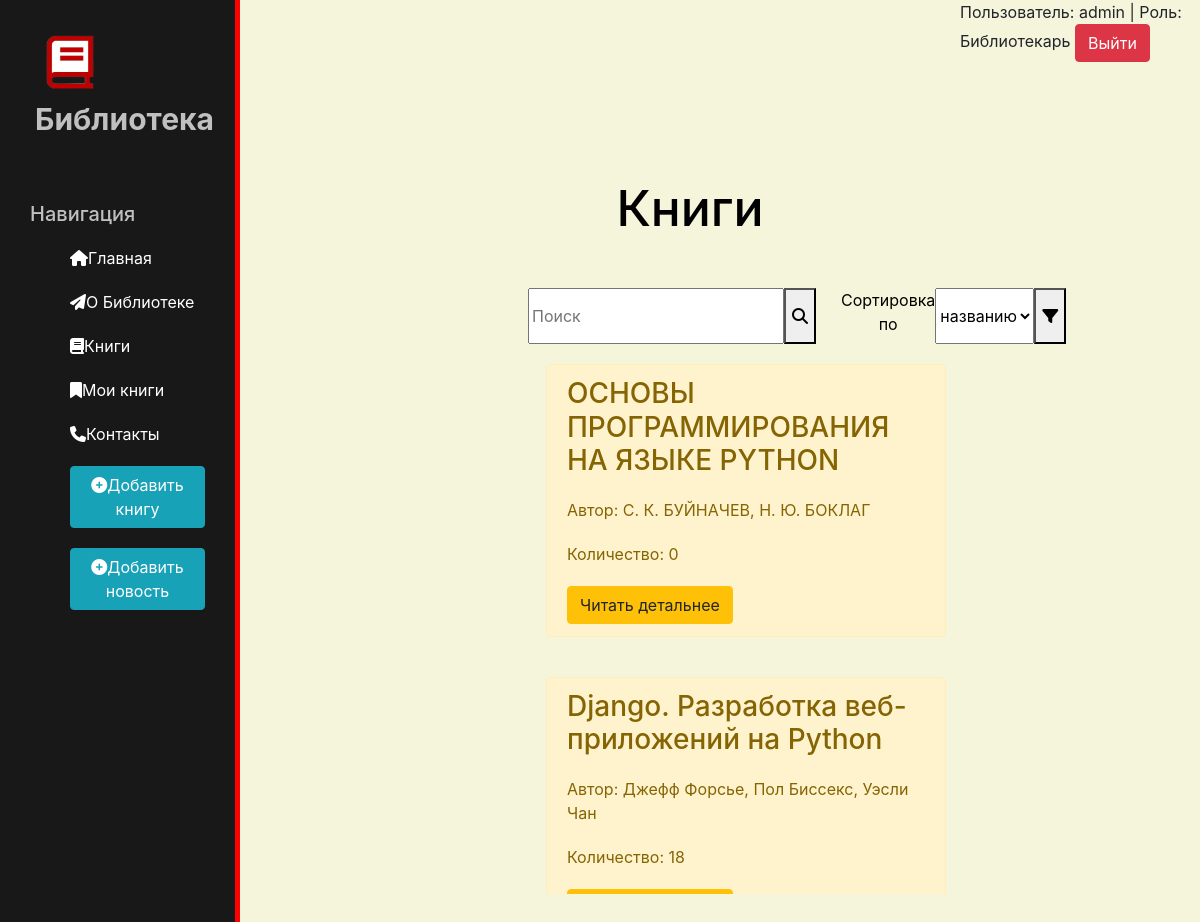
Page /news/ (signed in) on the committed database.
### news/models.py (models this page shows, shortened)
class Articles(models.Model):
    title = models.CharField('Название', max_length=100)
    anons = models.CharField('Анонс', max_length=255)
    full_text = models.TextField('Статья')
    date = models.DateTimeField('Дата публикации')
    count = models.IntegerField('Количество')
    class Meta:
        verbose_name='Новость'
        verbose_name_plural = 'Новости'

### news/views.py (the view)
# urls.py: path('', views.news_home, name='news_home'),
def news_home(request):
    filter_query = request.GET
    try:
        sort_query = request.GET['sort']
    except:
        sort_query = "-date"
    if (sort_query == "названию"):
        sort_query = '-title'
    elif (sort_query == "жанру"):
        sort_query = '-anons'
    elif (sort_query == "дате"):
        sort_query = '-date'
    search_query = request.GET.get('search', '')
    news = Articles.objects.filter(title__icontains=search_query).order_by(sort_query)
    cartuser = CartUser.objects.filter(user=request.user.id)
    return render(request, 'news/news_home.html', {'news': news,'cartuser': cartuser})

### news/templates/news/news_home.html (shortened to what this page needs)
{% extends 'main/layout.html' %}
{% block content%}
    <div class="features">
        <h1>Книги</h1>
        <form action="{% url 'news_home' %}" style="display: flex">
            <input class="search" style="margin: 0" type="text" placeholder="Поиск" name="search"/>
            <button type="submit" style="margin-right: 5%"><i class="fa-solid fa-magnifying-glass"></i></button>
            <label>Сортировка по</label>
            <form>
            <select name="sort">
                <option>названию</option>
            </select>
                <button type="submit"><i class="fa-solid fa-filter"></i></button>
            </form>
        </form>
        <div style="overflow: auto;height: 550px">
        {% if news %}
            {%for el in news%}
                {% if el.title %}
                <div class="alert alert-warning">
                    <h3>{{ el.title }}</h3>
                    <p>Автор: {{ el.anons }}</p>
                    <p>Количество: {{ el.count}}</p>
                    <a href="{% url 'news-detail' el.id %}" class = "btn btn-warning">Читать детальнее</a>
                </div>
                {% endif %}
            {% endfor %}
        {% else %}
            <p> У ВАС НЕТ ЗАПИСЕЙ </p>
        {% endif %}
    </div>
{% endblock %}

### main/templates/main/layout.html (shortened to what this page needs)
{% load static %}
<!doctype html>
<html lang="en">
<head>
    <link rel="stylesheet" href="https://cdn.jsdelivr.net/npm/bootstrap@4.6.2/dist/css/bootstrap.min.css">
    <link rel="stylesheet" href="{% static 'main/css/main.css'%}">
    <link rel="stylesheet" href="https://cdnjs.cloudflare.com/ajax/libs/font-awesome/6.4.0/css/all.min.css">
</head>
<body>
    <aside>
        <a href="{% url 'home' %}"><img src="{% static 'main/img/logo4.png'%}" alt="Лого"></a>
        <span class="logo">Библиотека</span>
        <h3>Навигация</h3>
        <ul>
            <a href="{% url 'home' %}"><li><i class="fa-solid fa-house"></i>Главная</li></a>
            <a href="{% url 'about' %}"><li><i class="fa-solid fa-paper-plane"></i>О Библиотеке</li></a>
            <a href="{% url 'news_home' %}"><li><i class="fa-solid fa-book"></i>Книги</li></a>
            <a href="{% url 'my_books' %}"><li><i class="fa-solid fa-bookmark"></i>Мои книги</li></a>
            <a href="{% url 'contacts' %}"><li><i class="fa-solid fa-phone"></i>Контакты</li></a>
            {% if request.user.is_staff %}
                <a href="{% url 'create' %}"><li><button class="btn btn-info"><i class="fas fa-plus-circle"></i>Добавить книгу</li></a>
                <a href="{% url 'create_news'%}"><li><button class="btn btn-info"><i class="fas fa-plus-circle"></i>Добавить новость</button></li></a>
            {% endif %}
        </ul>
    </aside>
    <div class="account">
    {%  if request.user.is_authenticated %}
    <p>Пользователь: {{ request.user }} | Роль: {% if request.user.is_staff %} Библиотекарь {% else %}Читатель {% endif %}<a href="{% url 'logout' %}"><button type="button" class="btn btn-danger">Выйти</button></a></p>
    {% else %}
    <a href="{% url 'auth' %}"><button type="button" class="btn btn-primary">Войти</button></a> <a href="{% url 'register' %}"><button type="button" class="btn btn-success">Зарегистрироваться</button></a>
    {% endif %}
    </div>
    <main>
        {% block content %}
        {% endblock %}
    </main>
</body>
</html>

### main/static/main/css/main.css (style rules this page uses)
body { background: #F5F5DC; }
aside { float: left; background: #181818; width: 20%; padding: 2.5%; height:100vh; color: #c0c0c0; border-right: 5px solid #FF0000; }
aside img { width: 80px; float: left; }
aside .logo { font-size: 30px; margin-left: 5px; font-weight: bold; position: relative; }
aside h3 { margin-top: 60px; font-size: 20px; }
aside ul { list-style: none }
aside ul li { color:#fff; display: block; margin-top: 20px; transition: transform .6s ease; }
main .features { float:left; color:#000000; margin-top:100px; text-align: center; width: 75%; }
main .features h1 { font-size: 50px; }
main .features p { max-width: 400px; margin: 20px auto }
.alert-warning { float: left; clear: both; width: 400px; margin: 20px 34%; text-align: left; }
form { margin-left: 32%; width: 500px; margin-top: 50px; }
label { display: flex; flex-direction: column; }
input { align-items: center; margin-right: 10%; margin-left: 10%; }
.account { margin-left: 80%; }

### rows in the picture
Articles: title "ОСНОВЫ ПРОГРАММИРОВАНИЯ НА ЯЗЫКЕ PYTHON", anons "С. К. БУЙНАЧЕВ, Н. Ю. БОКЛАГ", count "0"
Articles: title "Django. Разработка веб-приложений на Python", anons "Джефф Форсье, Пол Биссекс, Уэсли Чан", count "18"

### other values in the picture
{{ request.user }} "admin"
